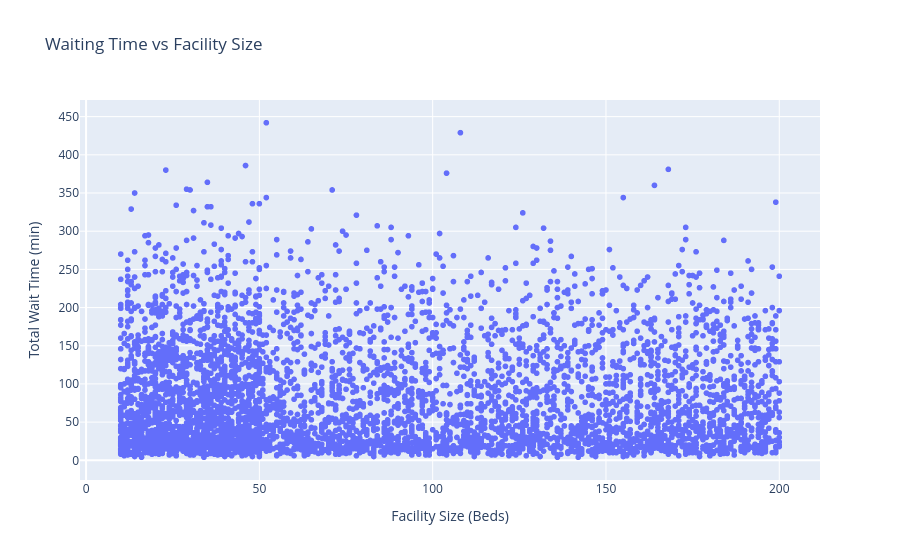

The notebook cell this image was saved under:
### Code cell
# Create a scatter plot using Plotly Express
fig = px.scatter(df, x='Facility Size (Beds)', y='Total Wait Time (min)', title='Waiting Time vs Facility Size')
fig.show()

### Figure 1 — Plotly figure (JSON) as saved in the notebook; plotly's stock layout.template omitted (floating-point values rounded to 4 significant figures; data arrays with more than 128 entries replaced by an {"elided": "..."} marker saying what was removed)
{"data": [{"hovertemplate": "Facility Size (Beds)=%{x}<br>Total Wait Time (min)=%{y}<extra></extra>", "legendgroup": "", "marker": {"color": "#636efa", "symbol": "circle"}, "mode": "markers", "name": "", "showlegend": false, "type": "scattergl", "x": {"elided": "5000 int values"}, "xaxis": "x", "y": {"elided": "5000 int values"}, "yaxis": "y"}], "layout": {"legend": {"tracegroupgap": 0}, "title": {"text": "Waiting Time vs Facility Size"}, "xaxis": {"anchor": "y", "domain": [0, 1], "title": {"text": "Facility Size (Beds)"}}, "yaxis": {"anchor": "x", "domain": [0, 1], "title": {"text": "Total Wait Time (min)"}}}}
